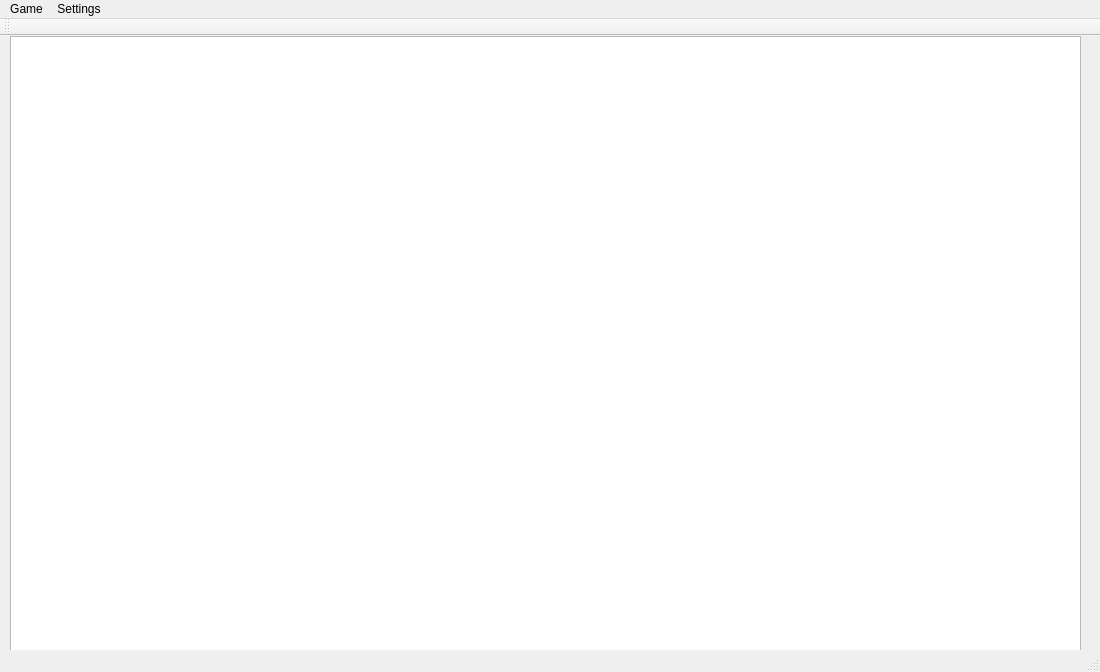
<?xml version="1.0" encoding="UTF-8"?>
<ui version="4.0">
 <class>MainWindow</class>
 <widget class="QMainWindow" name="MainWindow">
  <property name="geometry">
   <rect>
    <x>0</x>
    <y>0</y>
    <width>1100</width>
    <height>672</height>
   </rect>
  </property>
  <property name="windowTitle">
   <string>MainWindow</string>
  </property>
  <widget class="QWidget" name="centralWidget">
   <widget class="QTableView" name="tableView">
    <property name="geometry">
     <rect>
      <x>10</x>
      <y>0</y>
      <width>1071</width>
      <height>621</height>
     </rect>
    </property>
    <property name="autoFillBackground">
     <bool>true</bool>
    </property>
    <property name="alternatingRowColors">
     <bool>true</bool>
    </property>
   </widget>
  </widget>
  <widget class="QMenuBar" name="menuBar">
   <property name="geometry">
    <rect>
     <x>0</x>
     <y>0</y>
     <width>1100</width>
     <height>21</height>
    </rect>
   </property>
   <widget class="QMenu" name="menuTriple_Tea">
    <property name="title">
     <string>Game</string>
    </property>
    <addaction name="actionNew_Game"/>
    <addaction name="actionLoad_Game"/>
    <addaction name="actionSave_Game"/>
    <addaction name="actionResume_Game"/>
    <addaction name="actionQuit_Game"/>
   </widget>
   <widget class="QMenu" name="menuSettings">
    <property name="title">
     <string>Settings</string>
    </property>
    <addaction name="actionPlayer_One"/>
    <addaction name="actionOpponent_Settings"/>
   </widget>
   <addaction name="menuTriple_Tea"/>
   <addaction name="menuSettings"/>
  </widget>
  <widget class="QToolBar" name="mainToolBar">
   <attribute name="toolBarArea">
    <enum>TopToolBarArea</enum>
   </attribute>
   <attribute name="toolBarBreak">
    <bool>false</bool>
   </attribute>
  </widget>
  <widget class="QStatusBar" name="statusBar"/>
  <action name="actionNew_Game">
   <property name="text">
    <string>New Game</string>
   </property>
  </action>
  <action name="actionLoad_Game">
   <property name="text">
    <string>Load Game</string>
   </property>
  </action>
  <action name="actionSave_Game">
   <property name="text">
    <string>Save Game</string>
   </property>
  </action>
  <action name="actionResume_Game">
   <property name="text">
    <string>Resume Game</string>
   </property>
  </action>
  <action name="actionQuit_Game">
   <property name="text">
    <string>Quit Game</string>
   </property>
  </action>
  <action name="actionPlayer_One">
   <property name="text">
    <string>Player One</string>
   </property>
  </action>
  <action name="actionOpponent_Settings">
   <property name="text">
    <string>Opponent Settings</string>
   </property>
  </action>
 </widget>
 <layoutdefault spacing="6" margin="11"/>
 <resources/>
 <connections/>
</ui>
